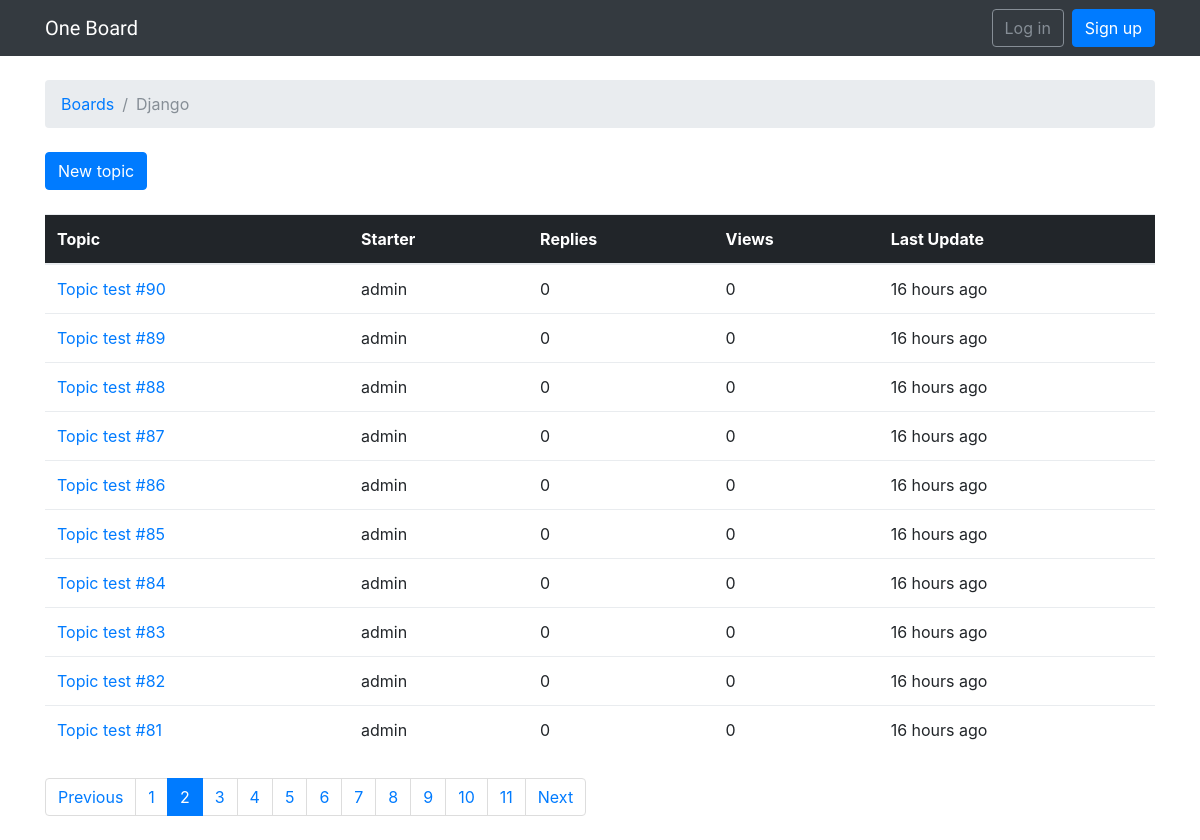
Screenshot of /boards/1/?page=2 with the database file from the repository.
### boards/models.py (models this page shows, shortened)
class Board(models.Model):
    name = models.CharField(max_length=30, unique=True)
    description = models.CharField(max_length=100)

class Topic(models.Model):
    subject = models.CharField(max_length=255)
    last_updated = models.DateTimeField(auto_now_add=True)
    board = models.ForeignKey(Board, related_name='topics')
    starter = models.ForeignKey(User, related_name='topics')
    views = models.PositiveIntegerField(default=0)

### boards/views.py (the view)
# urls.py: url(r'^boards/(?P<pk>\d+)/$', views.TopicListView.as_view(), name='board_topics'),
class TopicListView(ListView):
    model = Topic
    context_object_name = 'topics'
    template_name = 'topics.html'
    paginate_by = 10
    def get_context_data(self, **kwargs):
        kwargs['board'] = self.board
        return super().get_context_data(**kwargs)
    def get_queryset(self):
        self.board = get_object_or_404(Board, pk=self.kwargs.get('pk'))
        queryset = self.board.topics.order_by('-last_updated').annotate(replies=Count('posts') - 1)
        return queryset

### templates/topics.html (shortened to what this page needs)
{% extends 'base.html' %}
{% load humanize %}
{% block breadcrumb %}
  <li class="breadcrumb-item"><a href="{% url 'home' %}">Boards</a></li>
  <li class="breadcrumb-item active">{{ board.name }}</li>
{% endblock %}
{% block content %}
  <div class="mb-4">
    <a href="{% url 'new_topic' board.pk %}" class="btn btn-primary">New topic</a>
  </div>
  <table class="table mb-4">
    <thead class="thead-inverse">
      <tr>
        <th>Topic</th>
        <th>Starter</th>
        <th>Replies</th>
        <th>Views</th>
        <th>Last Update</th>
      </tr>
    </thead>
    <tbody>
      {% for topic in topics %}
        <tr>
          <td><a href="{% url 'topic_posts' board.pk topic.pk %}">{{ topic.subject }}</a></td>
          <td>{{ topic.starter.username }}</td>
          <td>{{ topic.replies }}</td>
          <td>{{ topic.views }}</td>
          <td>{{ topic.last_updated|naturaltime }}</td>
        </tr>
      {% endfor %}
    </tbody>
  </table>
  {% include 'includes/pagination.html' %}
{% endblock %}

### rows the page displays
Board: name "Django"
Topic: subject "Topic test #90", starter.username "admin", replies "0", views "0", last_updated "16 hours ago"
Topic: subject "Topic test #89", starter.username "admin", replies "0", views "0", last_updated "16 hours ago"
Topic: subject "Topic test #88", starter.username "admin", replies "0", views "0", last_updated "16 hours ago"
Topic: subject "Topic test #87", starter.username "admin", replies "0", views "0", last_updated "16 hours ago"
Topic: subject "Topic test #86", starter.username "admin", replies "0", views "0", last_updated "16 hours ago"
Topic: subject "Topic test #85", starter.username "admin", replies "0", views "0", last_updated "16 hours ago"
Topic: subject "Topic test #84", starter.username "admin", replies "0", views "0", last_updated "16 hours ago"
Topic: subject "Topic test #83", starter.username "admin", replies "0", views "0", last_updated "16 hours ago"
Topic: subject "Topic test #82", starter.username "admin", replies "0", views "0", last_updated "16 hours ago"
Topic: subject "Topic test #81", starter.username "admin", replies "0", views "0", last_updated "16 hours ago"

### other values shown
{{ page_num }} "1" "3" "4" "5" "6" "7" "8" "9" "10" "11"
{{ page_num }} "2"
